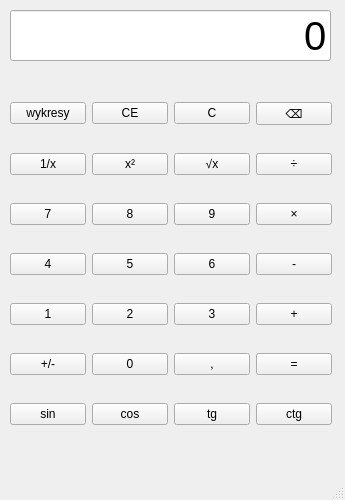
<?xml version="1.0" encoding="UTF-8"?>
<ui version="4.0">
 <class>MainWindow</class>
 <widget class="QMainWindow" name="MainWindow">
  <property name="geometry">
   <rect>
    <x>0</x>
    <y>0</y>
    <width>345</width>
    <height>500</height>
   </rect>
  </property>
  <property name="windowTitle">
   <string>MainWindow</string>
  </property>
  <widget class="QWidget" name="centralwidget">
   <widget class="QLineEdit" name="lineEdit">
    <property name="geometry">
     <rect>
      <x>10</x>
      <y>10</y>
      <width>321</width>
      <height>51</height>
     </rect>
    </property>
    <property name="font">
     <font>
      <pointsize>30</pointsize>
     </font>
    </property>
    <property name="text">
     <string>0</string>
    </property>
    <property name="alignment">
     <set>Qt::AlignRight|Qt::AlignTrailing|Qt::AlignVCenter</set>
    </property>
   </widget>
   <widget class="QWidget" name="verticalLayoutWidget">
    <property name="geometry">
     <rect>
      <x>10</x>
      <y>80</y>
      <width>322</width>
      <height>371</height>
     </rect>
    </property>
    <layout class="QVBoxLayout" name="verticalLayout">
     <item>
      <layout class="QHBoxLayout" name="horizontalLayout_8">
       <item>
        <widget class="QPushButton" name="pushButton_25">
         <property name="text">
          <string>wykresy</string>
         </property>
         <property name="icon">
          <iconset resource="resources.qrc">
           <normaloff>:/icons/chart_icon.png</normaloff>:/icons/chart_icon.png</iconset>
         </property>
        </widget>
       </item>
       <item>
        <widget class="QPushButton" name="pushButton_26">
         <property name="text">
          <string>CE</string>
         </property>
        </widget>
       </item>
       <item>
        <widget class="QPushButton" name="pushButton_27">
         <property name="text">
          <string>C</string>
         </property>
        </widget>
       </item>
       <item>
        <widget class="QPushButton" name="pushButton_28">
         <property name="text">
          <string>⌫</string>
         </property>
        </widget>
       </item>
      </layout>
     </item>
     <item>
      <layout class="QHBoxLayout" name="horizontalLayout_7">
       <item>
        <widget class="QPushButton" name="pushButton_21">
         <property name="text">
          <string>1/x</string>
         </property>
        </widget>
       </item>
       <item>
        <widget class="QPushButton" name="pushButton_22">
         <property name="text">
          <string>x²</string>
         </property>
        </widget>
       </item>
       <item>
        <widget class="QPushButton" name="pushButton_23">
         <property name="text">
          <string>√x</string>
         </property>
        </widget>
       </item>
       <item>
        <widget class="QPushButton" name="pushButton_24">
         <property name="text">
          <string>÷</string>
         </property>
        </widget>
       </item>
      </layout>
     </item>
     <item>
      <layout class="QHBoxLayout" name="horizontalLayout_6">
       <item>
        <widget class="QPushButton" name="pushButton_17">
         <property name="text">
          <string>7</string>
         </property>
        </widget>
       </item>
       <item>
        <widget class="QPushButton" name="pushButton_18">
         <property name="text">
          <string>8</string>
         </property>
        </widget>
       </item>
       <item>
        <widget class="QPushButton" name="pushButton_19">
         <property name="text">
          <string>9</string>
         </property>
        </widget>
       </item>
       <item>
        <widget class="QPushButton" name="pushButton_20">
         <property name="text">
          <string>×</string>
         </property>
        </widget>
       </item>
      </layout>
     </item>
     <item>
      <layout class="QHBoxLayout" name="horizontalLayout_5">
       <item>
        <widget class="QPushButton" name="pushButton_13">
         <property name="text">
          <string>4</string>
         </property>
        </widget>
       </item>
       <item>
        <widget class="QPushButton" name="pushButton_14">
         <property name="text">
          <string>5</string>
         </property>
        </widget>
       </item>
       <item>
        <widget class="QPushButton" name="pushButton_15">
         <property name="text">
          <string>6</string>
         </property>
        </widget>
       </item>
       <item>
        <widget class="QPushButton" name="pushButton_16">
         <property name="text">
          <string>-</string>
         </property>
        </widget>
       </item>
      </layout>
     </item>
     <item>
      <layout class="QHBoxLayout" name="horizontalLayout_4">
       <item>
        <widget class="QPushButton" name="pushButton_9">
         <property name="text">
          <string>1</string>
         </property>
        </widget>
       </item>
       <item>
        <widget class="QPushButton" name="pushButton_10">
         <property name="text">
          <string>2</string>
         </property>
        </widget>
       </item>
       <item>
        <widget class="QPushButton" name="pushButton_11">
         <property name="text">
          <string>3</string>
         </property>
        </widget>
       </item>
       <item>
        <widget class="QPushButton" name="pushButton_12">
         <property name="text">
          <string>+</string>
         </property>
        </widget>
       </item>
      </layout>
     </item>
     <item>
      <layout class="QHBoxLayout" name="horizontalLayout_3">
       <item>
        <widget class="QPushButton" name="pushButton_5">
         <property name="text">
          <string>+/-</string>
         </property>
        </widget>
       </item>
       <item>
        <widget class="QPushButton" name="pushButton_6">
         <property name="text">
          <string>0</string>
         </property>
        </widget>
       </item>
       <item>
        <widget class="QPushButton" name="pushButton_7">
         <property name="text">
          <string>,</string>
         </property>
        </widget>
       </item>
       <item>
        <widget class="QPushButton" name="pushButton_8">
         <property name="text">
          <string>=</string>
         </property>
        </widget>
       </item>
      </layout>
     </item>
     <item>
      <layout class="QHBoxLayout" name="horizontalLayout">
       <item>
        <widget class="QPushButton" name="pushButton">
         <property name="text">
          <string>sin</string>
         </property>
        </widget>
       </item>
       <item>
        <widget class="QPushButton" name="pushButton_2">
         <property name="text">
          <string>cos</string>
         </property>
        </widget>
       </item>
       <item>
        <widget class="QPushButton" name="pushButton_3">
         <property name="text">
          <string>tg</string>
         </property>
        </widget>
       </item>
       <item>
        <widget class="QPushButton" name="pushButton_4">
         <property name="text">
          <string>ctg</string>
         </property>
        </widget>
       </item>
      </layout>
     </item>
    </layout>
   </widget>
  </widget>
  <widget class="QMenuBar" name="menubar">
   <property name="geometry">
    <rect>
     <x>0</x>
     <y>0</y>
     <width>345</width>
     <height>22</height>
    </rect>
   </property>
  </widget>
  <widget class="QStatusBar" name="statusbar"/>
 </widget>
 <resources>
  <include location="resources.qrc"/>
 </resources>
 <connections/>
</ui>
